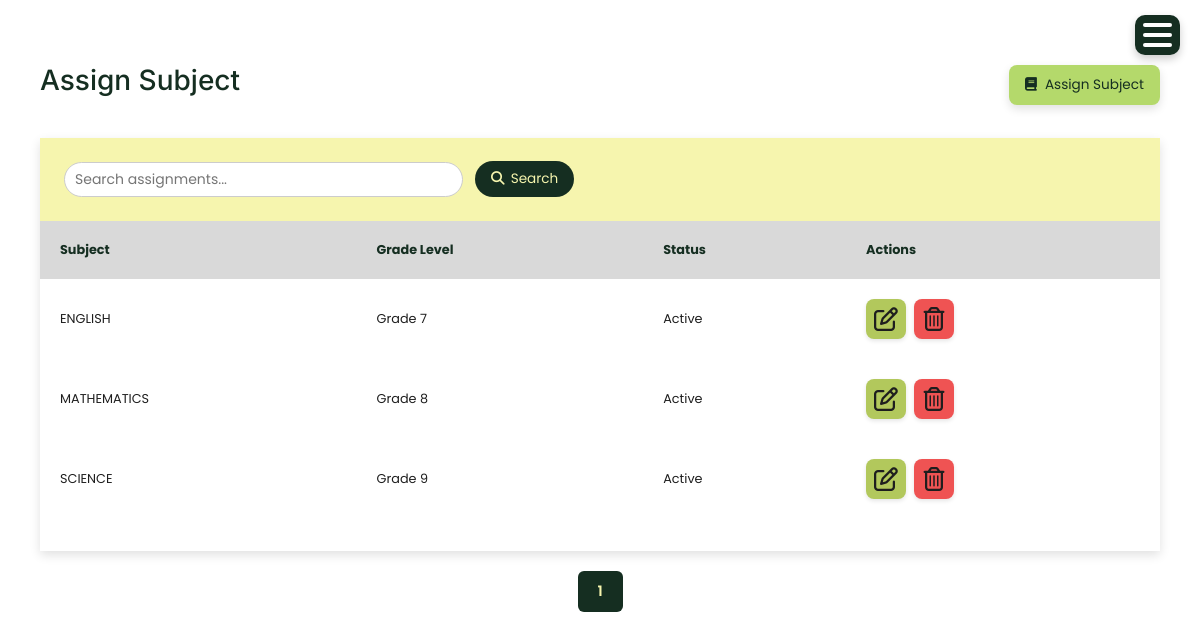
Page /assign_subject/ (signed in) on the committed database.
### account/models.py (models this page shows, shortened)
class AssignedSubject(models.Model):
    grade_level = models.CharField(max_length=10, choices=[
        ('Grade 7','Grade 7'),
        ('Grade 8','Grade 8'),
        ('Grade 9','Grade 9'),
        ('Grade 10','Grade 10')
    ])
    subject = models.ForeignKey(Subject, on_delete=models.CASCADE)
    status = models.CharField(max_length=10, choices=[('Active','Active'),('Inactive','Inactive')])

class Subject(models.Model):
    code = models.CharField(max_length=20, default='DEFAULT_CODE')
    name = models.CharField(max_length=100)
    department = models.CharField(max_length=100)
    grade_level = models.CharField(max_length=10, choices=[
        ('Grade 7', 'Grade 7'),
        ('Grade 8', 'Grade 8'),
        ('Grade 9', 'Grade 9'),
        ('Grade 10', 'Grade 10')
    ], blank=True, null=True)
    status = models.CharField(max_length=10, choices=[('Active','Active'),('Inactive','Inactive')])

### account/views.py (the view)
# urls.py: path('assign_subject/', views.assign_subject, name='assign_subject'),
def assign_subject(request):
    assigned_subjects = AssignedSubject.objects.all()
    page = request.GET.get('page', 1)
    per_page = 15  # Increased to reduce pagination when not needed
    paginator = Paginator(assigned_subjects, per_page)
    try:
        page_obj = paginator.page(page)
    except:
        page_obj = paginator.page(1)
    context = {
        'page_obj': page_obj
    }
    return render(request, 'assign_subject.html', context)

### templates/assign_subject.html (shortened to what this page needs)
{% extends 'base.html' %}
{% load static %}
{% block content %}
<div class="container mt-4">
    <div class="user-folder-card">
        <div class="user-heading">
            <h2>Assign Subject</h2>
            <button type="button" class="user-add-btn" data-bs-toggle="modal" data-bs-target="#assignSubjectModal">
                <i class="fas fa-book"></i> Assign Subject
            </button>
        </div>
        <div class="user-data-table">
            <form method="get" class="tab-search">
                <input type="text" name="search" placeholder="Search assignments..." value="{{ search }}">
                <button type="submit" class="search-btn">
                    <i class="fas fa-search"></i> Search
                </button>
            </form>
            <div class="user-table-wrapper">
                <table class="user-table">
                    <thead>
                        <tr>
                            <th>Subject</th>
                            <th>Grade Level</th>
                            <th>Status</th>
                            <th>Actions</th>
                        </tr>
                    </thead>
                    <tbody>
                        {% for item in page_obj %}
                            <tr>
                                <td>{{ item.subject.name }}</td>
                                <td>{{ item.grade_level }}</td>
                                <td>{{ item.status }}</td>
                                <td class="actions-cell">
                                    <div class="action-buttons">
                                        <button type="button" class="btn-icon btn-icon-edit"
                                                data-bs-toggle="modal"
                                                data-bs-target="#editAssignSubjectModal{{ item.id }}"
                                                title="Edit">
                                            <i class="fa-regular fa-pen-to-square"></i>
                                        </button>
                                        <a href="{% url 'delete_assigned_subject' item.id %}"
                                           class="btn-icon btn-icon-delete"
                                           title="Delete"
                                           onclick="return confirm('Are you sure?')">
                                            <i class="fa-regular fa-trash-can"></i>
                                        </a>
                                    </div>
                                </td>
                            </tr>
                        {% empty %}
                            <tr>
                                <td colspan="4" class="text-center">No subjects assigned yet.</td>
                            </tr>
                        {% endfor %}
                    </tbody>
                </table>
            </div>
        </div>
    </div>
</div>
{% if page_obj %}
<nav aria-label="Page navigation">
    <ul class="pagination justify-content-center mt-3">
        {% for num in page_obj.paginator.page_range %}
            {% if page_obj.number == num %}
                <li class="page-item active"><span class="page-link">{{ num }}</span></li>
            {% elif num > page_obj.number|add:'-3' and num < page_obj.number|add:'3' %}
                <li class="page-item">
                    <a class="page-link" href="?page={{ num }}{% if search %}&search={{ search }}{% endif %}">{{ num }}</a>
                </li>
            {% endif %}
        {% endfor %}
    </ul>
</nav>
{% endif %}
{% endblock %}

### static/css/sidebar.css (style rules this page uses)
:root { --sidebar-bg: #152E21; --sidebar-text: #9CA576; --content-bg: #FFFFFF; --line-clr: #616161; --hover-clr: #3f6a469d ; --accent-clr: #d9bae7; --secondary-text-clr: #1D1D1D; }
* { margin: 0; padding: 0; font-family: Poppins, sans-serif; }
html { font-family: Poppins, Inter, Segoe UI, sans-serif; line-height: 1.5rem; }
body { min-height: 100vh; min-height: 100dvh; background: var(--content-bg); color: var(--sidebar-text); display: grid; grid-template-columns: auto 1fr; }
.container { border-radius: 1em; margin-bottom: 20px; color: #1D1D1D; }
h2 { font-family: Inter, sans-serif; }
@media (max-width: 1200px) { body { grid-template-columns: 1fr; } }
@media (max-width: 1200px) { .container { border: none; padding: 0; } }

### static/css/modal_common.css (style rules this page uses)
.user-table { width: 100%; border-collapse: collapse; border-spacing: 0; margin: 2rem 0 !important; margin-top: 0 !important; }
.user-table thead { background: #D9D9D9; color: #152E21; font-weight: bold; }
.user-table thead th { padding: 20px; font-size: 0.8rem; text-align: left; }
.user-table tbody td { padding: 20px; font-size: 0.8rem; background-color: #FFFFFF; max-width: 180px; word-wrap: break-word; white-space: normal; color: #1E1E1E; }
.user-table tbody tr:nth-child(even) { background: #fbfbfb; }
.user-table tbody td.actions-cell { white-space: nowrap; max-width: none; }
.action-buttons { display:flex; gap:8px; justify-content:flex-start; }
.global-button-style, button:not(.dropdown-btn, #hamburger-btn, .dropdown-open, .search-btn), .btn:not(.dropdown-btn, #hamburger-btn), .btn-action:not(.dropdown-btn, #hamburger-btn), .modal-save:not(.dropdown-btn, #hamburger-btn), .modal-cancel:not(.dropdown-btn, #hamburger-btn), .view-all-btn:not(.dropdown-btn, #hamburger-btn), .timeline-btn:not(.dropdown-btn, #hamburger-btn), .btn-action-predict:not(.dropdown-btn, #hamburger-btn), .btn-action-edit:not(.dropdown-btn, #hamburger-btn), .btn-action-delete:not(.dropdown-btn, #hamburger-btn), .btn-icon:not(.dropdown-btn, #hamburger-btn), .btn-icon-delete:not(.dropdown-btn, #hamburger-btn) { border-radius: 8px; transition: transform 0.14s ease, filter 0.14s ease, box-shadow 0.14s ease; display: inline-flex; align-items: center; justify-content: center; gap: 8px; }
.btn-icon-delete { background-color: #EF5353; color: #1E1E1E !important; }
body { overflow-x: hidden; }
.user-table-wrapper { max-width: 100%; overflow-x: auto; -webkit-overflow-scrolling: touch; }
@media (max-width: 1200px) { .user-table thead th, .user-table tbody td { padding: 12px; } }

### rows in the picture
AssignedSubject: subject.name "ENGLISH", grade_level "Grade 7", status "Active"
AssignedSubject: subject.name "MATHEMATICS", grade_level "Grade 8", status "Active"
AssignedSubject: subject.name "SCIENCE", grade_level "Grade 9", status "Active"

### other values in the picture
{{ num }} "1"
